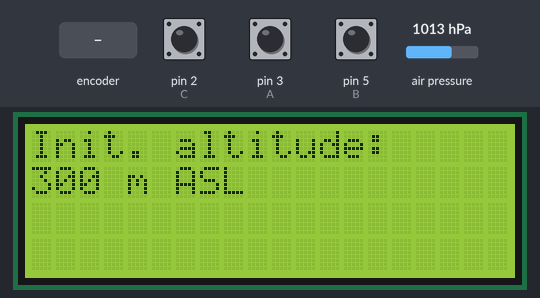
Recording of a sketch running on a simulated Arduino Uno, built with avr-gcc and run on an emulated ATmega328P. Parts: 20×4 character LCD. Inputs (shaded band) come from the test bench; at power-on: pin 2 (C) HIGH, pin 3 (A) HIGH, pin 5 (B) HIGH, air pressure 1013 hPa. Storage starts empty.

Above: at 0.8 s.
0.9 s: rotary encoder on pin 3 (A) / pin 5 (B) turned 3 steps (first pin leading)
At 1.0 s:
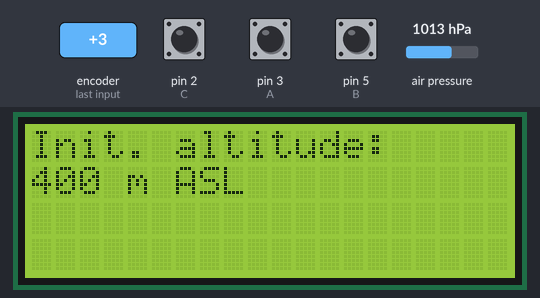
3.0 s: rotary encoder on pin 3 (A) / pin 5 (B) turned 1 step (first pin leading)
At 4.2 s:
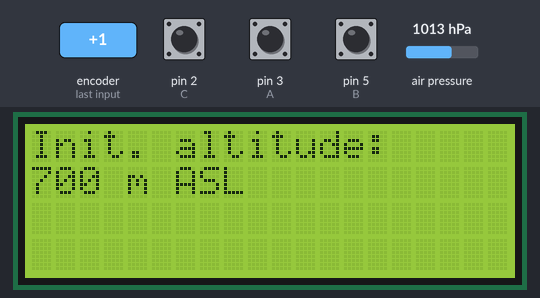
4.7 s: pin 2 (C) pulsed LOW 5 times (0.12 s each, 0.3 s apart)
At 6.5 s:
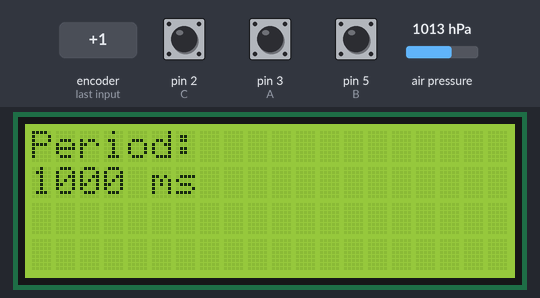
7.7 s: pin 2 (C) pulsed LOW 2 times (0.12 s each, 0.3 s apart)
At 8.7 s:
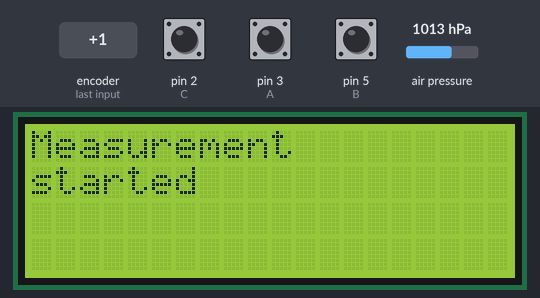
11.3 s: pin 2 (C) pulled LOW for 0.15 s
At 12.4 s:
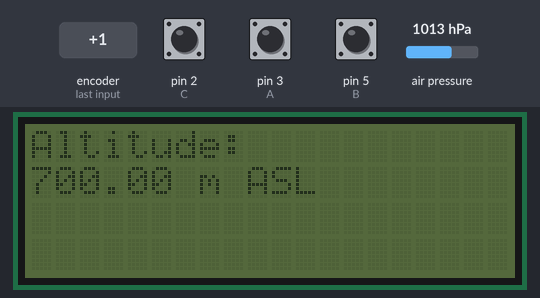
12.9 s: pin 2 (C) pulled LOW for 1 s
At 15.2 s:
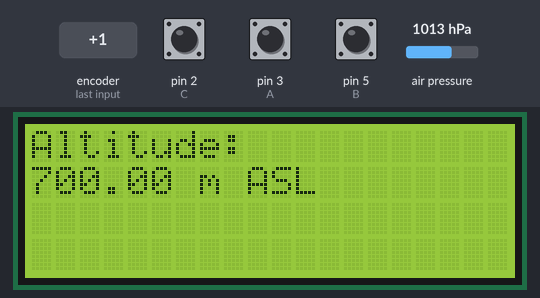
Timing chart, 0 to 16.4 s (numbered marks = the images above; inputs shaded):
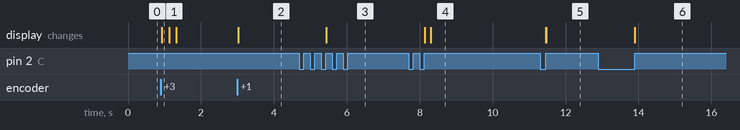

Measured:
- after the input at 0.9 s, the display: changes at once (image 1)
- after the input at 3.0 s, the display: changes at once (image 2)
- after the input at 4.7 s, the display: changes after 0.74 s (image 3)
- after the input at 7.7 s, the display: first changes after 0.44 s (image 4 shows a later state)
- after the input at 11.3 s, the display: first changes after 0.15 s (image 5 shows a later state)
- after the input at 12.9 s, the display: changes after 1.0 s (image 6)

The sketch:

digital_barometric_altimeter.ino
```cpp
/*****************************************************************************************************************************************/
/*                                                                                                                                       */
/*                                                      DIGITAL BAROMETRIC ALTIMETER                                                     */
/*                                                                                                                                       */
/*                                                             David Nenicka                                                             */
/*                                                                                                                                       */
/*****************************************************************************************************************************************/

#include <Adafruit_BMP280.h>                                // library for BMP280 sensor
#include <LiquidCrystal_I2C.h>                              // library for LCD display (I2C version)
#include <SD.h>                                             // library for communication with SD card module
#include <SPI.h>                                            // library for SPI communication
#include <TimerOne.h>                                       // library for timer TIMER1

LiquidCrystal_I2C lcd(0x27, 20, 4);                         // for LCD display
Adafruit_BMP280 bmp;                                        // for BMP280 sensor
File myFile;                                                // csv file for writing data

bool bit1 = false;                                          // bit for running datalog() function
bool encoder_A;                                             // value of pin A (rotary encoder)
bool encoder_B;                                             // value of pin B (rotary encoder)
bool encoder_A_prev = 0;                                    // previous value of pin A
bool backlight = true;                                      // LCD backlight state (true - on, false - off)
int A = 3;                                                  // number of digital pin A
int B = 5;                                                  // number of digital pin B
int C = 2;                                                  // number of digital pin B
unsigned long period;                                       // period of measurement
unsigned long time = 0;                                     // time since the beginning of the measurement (in miliseconds)
unsigned long time1 = 0;                                    // time, when the button was pressed
unsigned long time2 = 0;                                    // time, when the button was realeased
double pressure;                                            // current atmospheric pressure
double pressure0;                                           // initial atmospheric pressure (at the sea level)
double altitude;                                            // current altitude
double altitude0;                                           // initial altitude
String filename = "data000.csv";                            // csv file name
char header0[] = "ALTITUDE MEASUREMENT";                    // title of csv file
char header1[] = "Time [ms],Air pressure [Pa],Altitude [m ASL]";  // names of the values in csv file

void digpin_init()                                          // initialize digital pins
{
  pinMode (A, INPUT_PULLUP);                                // set pin A as input
  pinMode (B, INPUT_PULLUP);                                // set pin B as input
  pinMode (C, INPUT_PULLUP);                                // set pin C as input
}

void lcd_init()                                             // inicialize LCD display
{
  lcd.init();
  lcd_backlight(true);
}

void bmp280_init()                                          // initialize BMP280 sensor
{
  if (!bmp.begin(0x76))                                     // check if BMP280 sensor is connected
  {
    lcd.print("BMP280-missing");
    while (1);
  }
}

void measurement_init()                                     // initialize a measurement
{
  time = 0;
  pressure0 = 0;
  altitude0 = double(set_value("Init. altitude:", "m ASL", 0, 8000, 300, 100));
  period = (unsigned long)(set_value("Period:", "ms", 100, 8300, 1000, 1000)) * 1000;
  lcd_write("Calibration...", "", false);
  for(int i=1; i<=100; i++)
  {
    pressure0 += bmp.readPressure();
  }
  pressure0 = pressure0 / 100;
}

void sd_card_init()                                         // initialize SD card
{
  if(SD.begin(4))                                           // check SD card
  {
    int meas_num = 0;                                       // measurement number
    myFile.close();
    while(SD.exists(filename))                              // create a new csv file with number of measurement
    {
      meas_num += 1;                                        // increase measurement number
      if (meas_num < 10) {filename = "data00" + String(meas_num) + ".csv";}
      else if (meas_num < 100) {filename = "data0" + String(meas_num) + ".csv";}
      else {filename = "data" + String(meas_num) + ".csv";}
    }
    myFile = SD.open(filename, FILE_WRITE);                 // open csv file for writing
    write_line_to_csv(header0);                             // write file header
    write_line_to_csv("Measurement:," + String(meas_num));
    write_line_to_csv("");
    write_line_to_csv(header1);
  }
  else
  {
    lcd_write("SD card is missing", "", true);
  }
}

void lcd_backlight(bool state)                              // set display backlight
{
  if (state) {lcd.backlight();}
  else {lcd.noBacklight();}
}

void lcd_write(String row1, String row2, bool msg)          // write two rows on the display
{
  lcd.clear();                                              // clear the display
  lcd.setCursor(0, 0);                                      // set cursor to 0,0
  lcd.print(row1);                                          // write the first row
  lcd.setCursor(0, 1);                                      // set cursor to 0,1
  lcd.print(row2);                                          // write the second row
  if (msg) {delay(2000);}                                   // if the text is a message, wait 2 seconds to be able to read it
}

void write_line_to_csv(String line)
{
  if(myFile) {myFile.println(line);}
}

int set_value(String name, String unit, int min, int max, int defaultvalue, int step)
{
  int value = defaultvalue;
  lcd_write(name, String(value) + " " + unit, false);
  while (step >= 1)
  {
    while(digitalRead(C))
    {
      encoder_A = digitalRead(A);                           // read digital pin A
      encoder_B = digitalRead(B);                           // read digital pin B
      if (!encoder_A && encoder_A_prev)
      {
        if (encoder_B)
        {
          value = value + step;
          if (value > max) {value = max;}
        }
        else
        {
          value = value - step;
          if (value < min) {value = min;}
        }
        lcd_write(name, String(value) + " " + unit, false);
      }
      encoder_A_prev = encoder_A;
    }
    while (!digitalRead(C)) {}
    step = step/10;                                         // divide settings step by 10
  }
  return value;
}

void decide()                                               // decide what to do nest (continue, new measurement, end measurement)
{
  int a = 0;
  lcd_backlight(true);
  lcd_write_desition(a);
  while (digitalRead(C))
  {
    encoder_A = digitalRead(A);                             // read digital pin A
    encoder_B = digitalRead(B);                             // read digital pin B
    if (!encoder_A && encoder_A_prev)
    {
      if (encoder_B)
      {
        a += 1;
        if (a > 2) {a = 0;}
      }
      else
      {
        a -= 1;
        if (a < 0) {a = 2;}
      }
      lcd_write_desition(a);
    }
    encoder_A_prev = encoder_A;
  }
  while (!digitalRead(C)) {}
  if (a == 0) {}
  if (a == 1) {measurement_init(); sd_card_init();}
  if (a == 2) {finish();}
}

void lcd_write_desition(int state)                          // write current decision to display
{
  if (state == 0) {lcd_write("Action:", "continue", false);}
  if (state == 1) {lcd_write("Action:", "new measurement", false);}
  if (state == 2) {lcd_write("Action:", "end measurement", false);}
}

void timer()                                                // run datalog() function
{
  bit1 = true;
}

void datalog()
{
  pressure = bmp.readPressure();
  altitude = (pressure0 * log(pressure0/pressure)) / (12.01725) + altitude0;  // calculate altitude
  lcd_write("Altitude:", String(altitude) + " m ASL", false); // write altitude to LCD display
  write_line_to_csv(String(time) + "," + String(pressure) + "," + String(altitude)); // write data to csv file
  time += period;
  bit1 = false;
}

void finish()
{
  myFile.close();                                           // close csv file
  lcd_write("Meauserement", "ended", true);
  lcd_backlight(false);
  lcd.noDisplay();                                          // switch off the display
  while(1);
}

void setup()
{
  digpin_init();                                            // initialize digital pins
  lcd_init();                                               // initialize LCD display
  bmp280_init();                                            // initialize BMP280 sensor
  measurement_init();                                       // initialize measurement
  sd_card_init();                                           // initialize SD card
  lcd_write("Measurement", "started", true);
  Timer1.initialize(period);                                // set a period for TIMER1 (in microseconds)
  Timer1.attachInterrupt(timer);                            // run timer() function after one period
}

void loop()
{
  while (digitalRead(C))                                    // while the button is not pushed, measure
  {
    if (bit1) {datalog();}
  }
  time1 = millis();                                         // time, when the button was pressed
  while (!digitalRead(C))
  time2 = millis();                                         // time, when the button was released
  if (time2 - time1 > 3000) {decide();}                     // if the button has been pressed for more than 3 seconds, decide what to do
  else {backlight = !backlight; lcd_backlight(backlight);}  // if the button has been pressed for less than 3 seconds, change LCD display backlight
}
```
